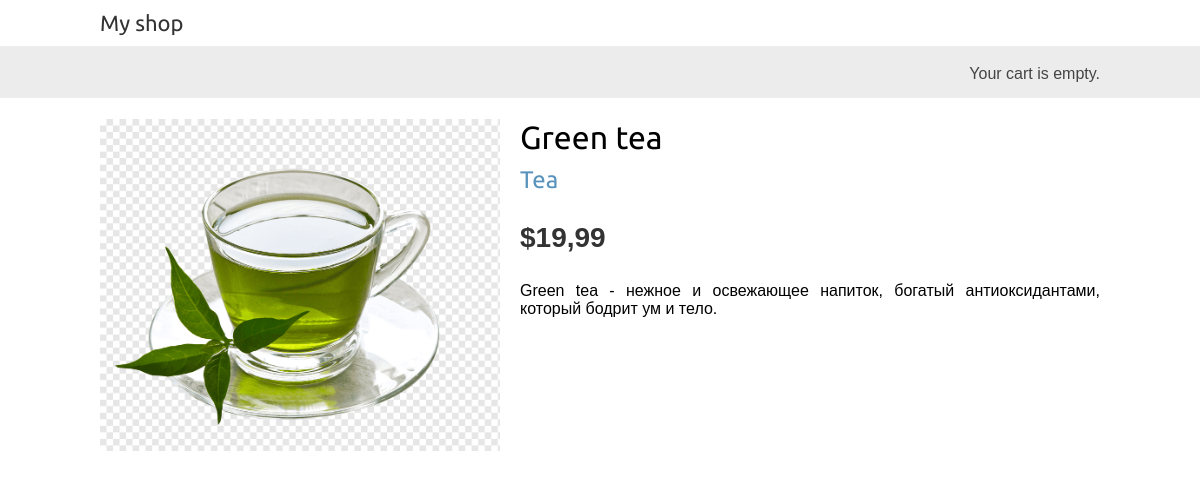
Page /1/green-tea/ on the committed database.
### shop/models.py (models this page shows, shortened)
class Product(models.Model):
    category = models.ForeignKey(
        Category,
        related_name='products',
        on_delete=models.CASCADE)
    name = models.CharField(max_length=200)
    slug = models.SlugField(max_length=200)
    image = models.ImageField(upload_to='products/%Y/%m/%d',  # Указать адресс папки в которую будем отгружать.
                              blank=True)
    description = models.TextField(blank=True)
    price = models.DecimalField(max_digits=10,
                                decimal_places=2)
    available = models.BooleanField(default=True)
    created = models.DateTimeField(auto_now_add=True)
    updated = models.DateTimeField(auto_now=True)
    class Meta:
        ordering = ['name']
        indexes = [
            models.Index(fields=['id', 'slug']),
            models.Index(fields=['name']),
            models.Index(fields=['-created']),
        ]

class Category(models.Model):
    name = models.CharField(max_length=200)
    slug = models.SlugField(max_length=200, unique=True)
    class Meta:
        ordering = ['name']
        indexes = [models.Index(fields=['name']), ]
        verbose_name = 'category'
        verbose_name_plural = 'categories'
    def get_absolute_url(self):
        return reverse('shop:product_list_by_category', args=[self.slug])
    def __str__(self):
        return self.name

### shop/views.py (the view)
# urls.py: path('<int:id>/<slug:slug>/', views.product_detail, name='product_detail'),
def product_detail(request, id, slug):
    product = get_object_or_404(Product,
                                id=id,
                                slug=slug,
                                available=True)
    return render(request,
                  'shop/product/detail.html',
                  {'product': product})

### shop/templates/shop/product/detail.html (shortened to what this page needs)
{% extends "shop/base.html" %}
{% load static %}
{% block content %}
  <div class="product-detail">
    <img src="{% if product.image %}{{ product.image.url }}{% else %}
    {% static 'img/no_image.png' %}{% endif %}">
    <h1>{{ product.name }}</h1>
    <h2>
      <a href="{{ product.category.get_absolute_url }}">
        {{ product.category }}
      </a>
    </h2>
    <p class="price">${{ product.price }}</p>
    {{ product.description|linebreaks }}
  </div>
{% endblock %}

### shop/static/css/base.css (style rules this page uses)
body { margin:0; padding:0; font-family:helvetica, sans-serif; }
h1, h2, h3, h4, h5 , h6 { font-family: 'Ubuntu', sans-serif; font-weight:normal; }
a { text-decoration:none; color:#5993bb; }
.product-detail { text-align:justify; }
.product-detail .price { color:#333; font-size:28px; font-weight:bold; }
.product-detail img { width:40%; float:left; padding:0 20px 20px 0; }
.product-detail h1 { margin-bottom:0; }
.product-detail h2 { margin-top:10px; }

### rows in the picture
Product: image (picture), name "Green tea", category "Tea", price "19,99", description "Green tea - нежное и освежающее напиток, богатый антиоксидантами, который бодрит ум и тело."
